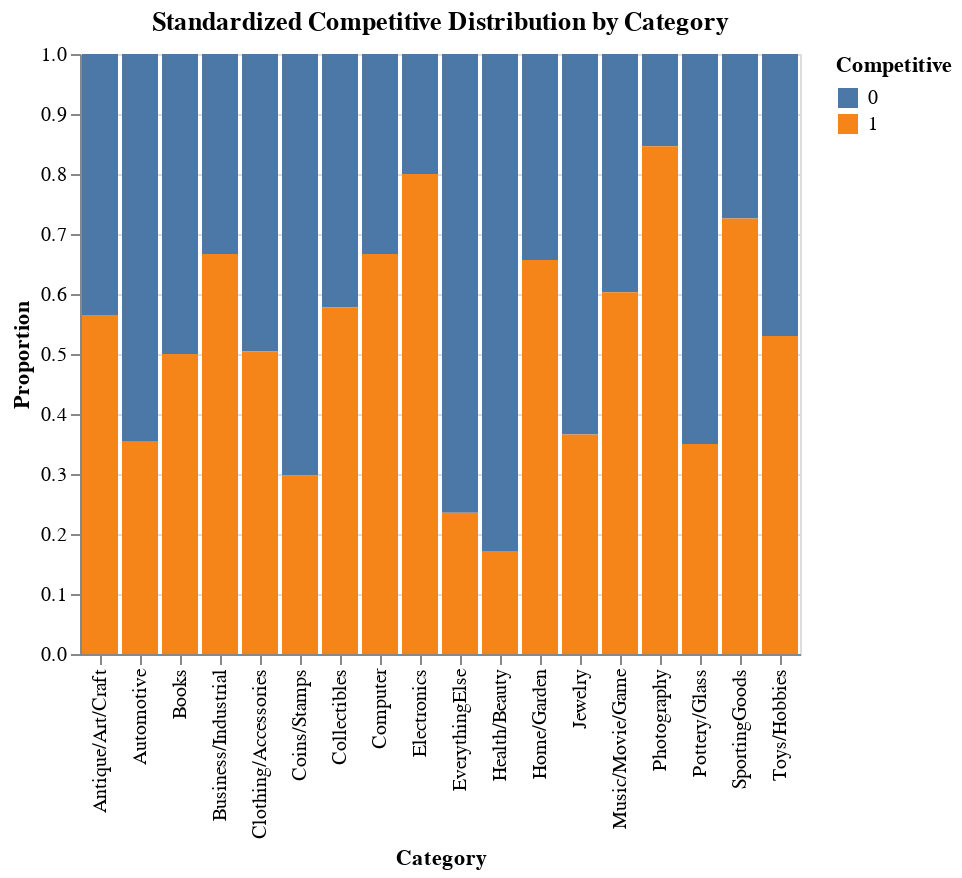

Notebook cell for this chart:
### Markdown cell above
### 2.1 Proportion of competitive in each category

### Code cell
category_counts = ebay.groupby(['Category', 'Competitive']).size().reset_index(name='count')
category_counts['total'] = category_counts.groupby('Category')['count'].transform('sum')
category_counts['proportion'] = category_counts['count'] / category_counts['total']

chart = alt.Chart(category_counts).mark_bar().encode(
    x = alt.X('Category:N', title = 'Category'),
    y = alt.Y('proportion:Q', title = 'Proportion'),
    color = alt.Color('Competitive:N', title = 'Competitive'),
    tooltip = alt.Tooltip('proportion:Q', title = 'Proportion')
).properties(
    title='Standardized Competitive Distribution by Category'
)

chart.show()

### Figure 1 — Vega-Lite specification as saved in the notebook (floating-point values rounded to 4 significant figures)
{"config": {"view": {"continuousWidth": 300, "continuousHeight": 300}}, "data": {"name": "data-f33c8aeedcdc1e8a33669ade4fac3ba1"}, "mark": {"type": "bar"}, "encoding": {"color": {"field": "Competitive", "title": "Competitive", "type": "nominal"}, "tooltip": {"field": "proportion", "title": "Proportion", "type": "quantitative"}, "x": {"field": "Category", "title": "Category", "type": "nominal"}, "y": {"field": "proportion", "title": "Proportion", "type": "quantitative"}}, "title": "Standardized Competitive Distribution by Category", "$schema": "https://vega.github.io/schema/vega-lite/v5.20.1.json", "datasets": {"data-f33c8aeedcdc1e8a33669ade4fac3ba1": [{"Category": "Antique/Art/Craft", "Competitive": 0, "count": 77, "total": 177, "proportion": 0.435}, {"Category": "Antique/Art/Craft", "Competitive": 1, "count": 100, "total": 177, "proportion": 0.565}, {"Category": "Automotive", "Competitive": 0, "count": 115, "total": 178, "proportion": 0.6461}, {"Category": "Automotive", "Competitive": 1, "count": 63, "total": 178, "proportion": 0.3539}, {"Category": "Books", "Competitive": 0, "count": 27, "total": 54, "proportion": 0.5}, {"Category": "Books", "Competitive": 1, "count": 27, "total": 54, "proportion": 0.5}, {"Category": "Business/Industrial", "Competitive": 0, "count": 6, "total": 18, "proportion": 0.3333}, {"Category": "Business/Industrial", "Competitive": 1, "count": 12, "total": 18, "proportion": 0.6667}, {"Category": "Clothing/Accessories", "Competitive": 0, "count": 59, "total": 119, "proportion": 0.4958}, {"Category": "Clothing/Accessories", "Competitive": 1, "count": 60, "total": 119, "proportion": 0.5042}, {"Category": "Coins/Stamps", "Competitive": 0, "count": 26, "total": 37, "proportion": 0.7027}, {"Category": "Coins/Stamps", "Competitive": 1, "count": 11, "total": 37, "proportion": 0.2973}, {"Category": "Collectibles", "Competitive": 0, "count": 101, "total": 239, "proportion": 0.4226}, {"Category": "Collectibles", "Competitive": 1, "count": 138, "total": 239, "proportion": 0.5774}, {"Category": "Computer", "Competitive": 0, "count": 12, "total": 36, "proportion": 0.3333}, {"Category": "Computer", "Competitive": 1, "count": 24, "total": 36, "proportion": 0.6667}, {"Category": "Electronics", "Competitive": 0, "count": 11, "total": 55, "proportion": 0.2}, {"Category": "Electronics", "Competitive": 1, "count": 44, "total": 55, "proportion": 0.8}, {"Category": "EverythingElse", "Competitive": 0, "count": 13, "total": 17, "proportion": 0.7647}, {"Category": "EverythingElse", "Competitive": 1, "count": 4, "total": 17, "proportion": 0.2353}, {"Category": "Health/Beauty", "Competitive": 0, "count": 53, "total": 64, "proportion": 0.8281}, {"Category": "Health/Beauty", "Competitive": 1, "count": 11, "total": 64, "proportion": 0.1719}, {"Category": "Home/Garden", "Competitive": 0, "count": 35, "total": 102, "proportion": 0.3431}, {"Category": "Home/Garden", "Competitive": 1, "count": 67, "total": 102, "proportion": 0.6569}, {"Category": "Jewelry", "Competitive": 0, "count": 52, "total": 82, "proportion": 0.6341}, {"Category": "Jewelry", "Competitive": 1, "count": 30, "total": 82, "proportion": 0.3659}, {"Category": "Music/Movie/Game", "Competitive": 0, "count": 160, "total": 403, "proportion": 0.397}, {"Category": "Music/Movie/Game", "Competitive": 1, "count": 243, "total": 403, "proportion": 0.603}, {"Category": "Photography", "Competitive": 0, "count": 2, "total": 13, "proportion": 0.1538}, {"Category": "Photography", "Competitive": 1, "count": 11, "total": 13, "proportion": 0.8462}, {"Category": "Pottery/Glass", "Competitive": 0, "count": 13, "total": 20, "proportion": 0.65}, {"Category": "Pottery/Glass", "Competitive": 1, "count": 7, "total": 20, "proportion": 0.35}, {"Category": "SportingGoods", "Competitive": 0, "count": 34, "total": 124, "proportion": 0.2742}, {"Category": "SportingGoods", "Competitive": 1, "count": 90, "total": 124, "proportion": 0.7258}, {"Category": "Toys/Hobbies", "Competitive": 0, "count": 110, "total": 234, "proportion": 0.4701}, {"Category": "Toys/Hobbies", "Competitive": 1, "count": 124, "total": 234, "proportion": 0.5299}]}}
